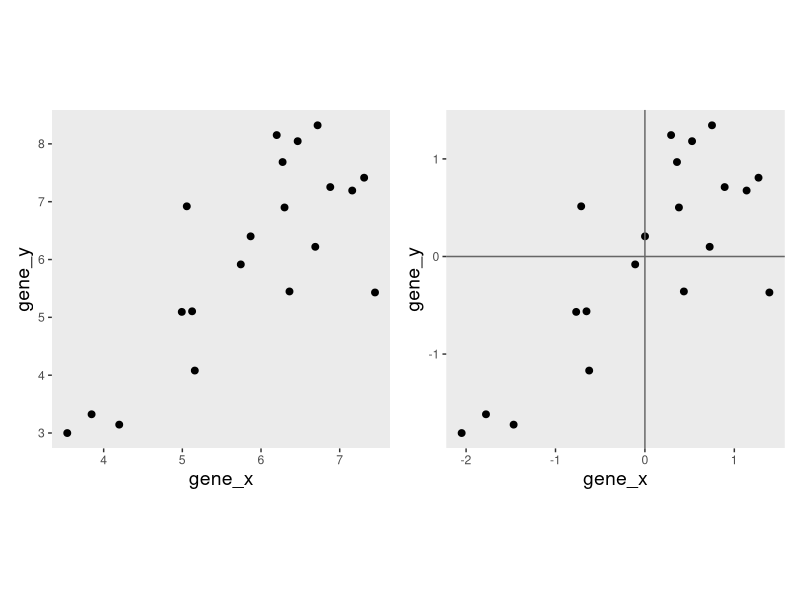
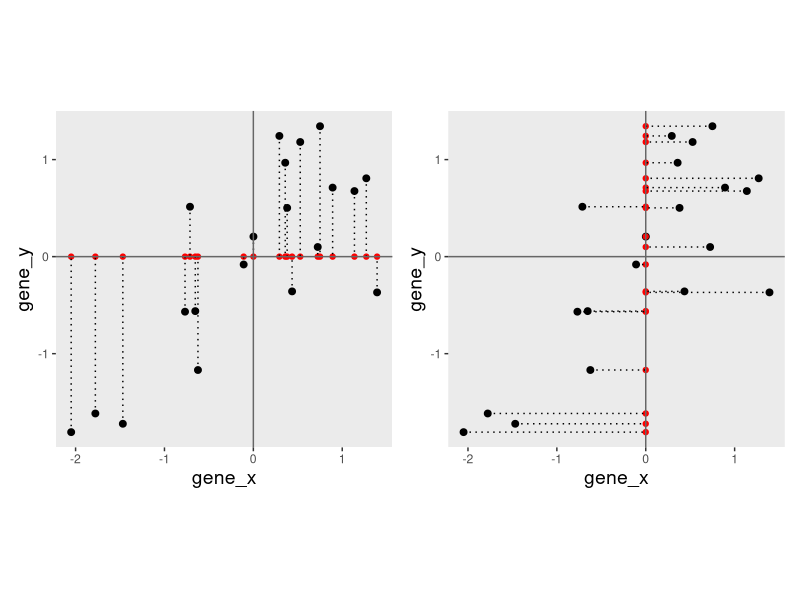
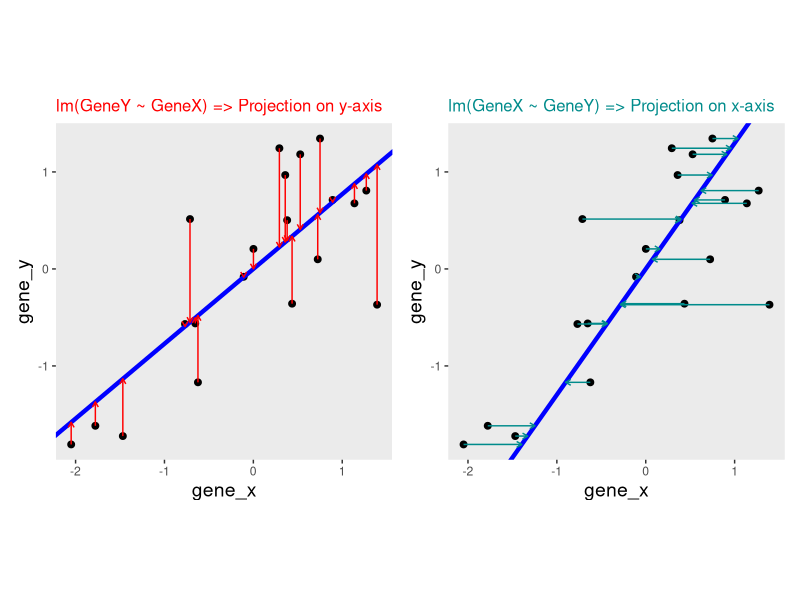
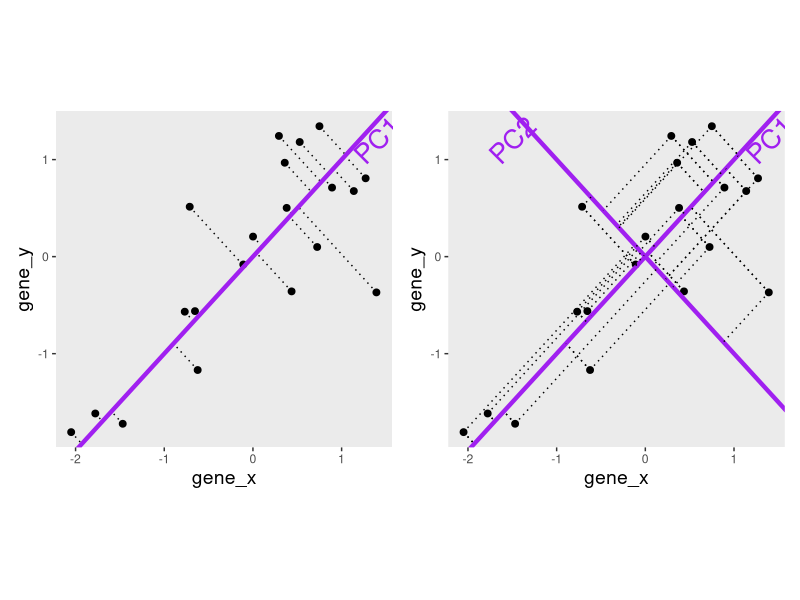
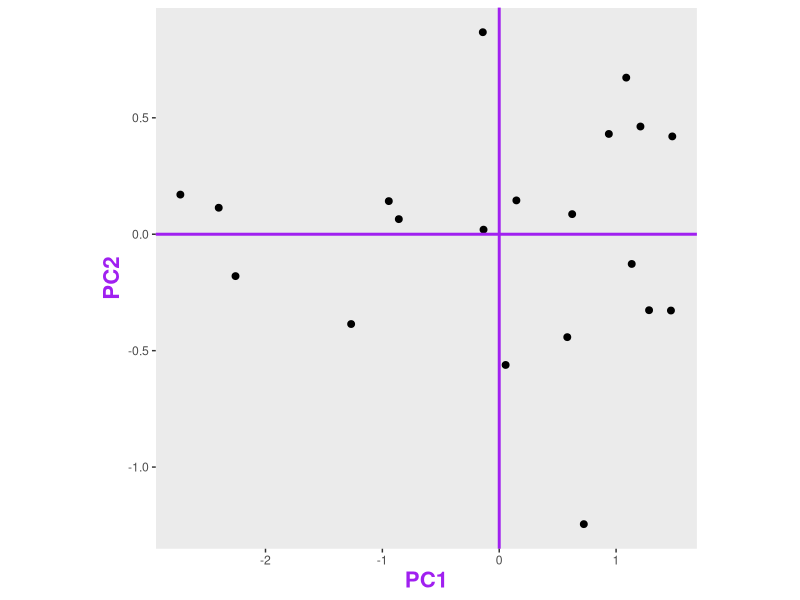
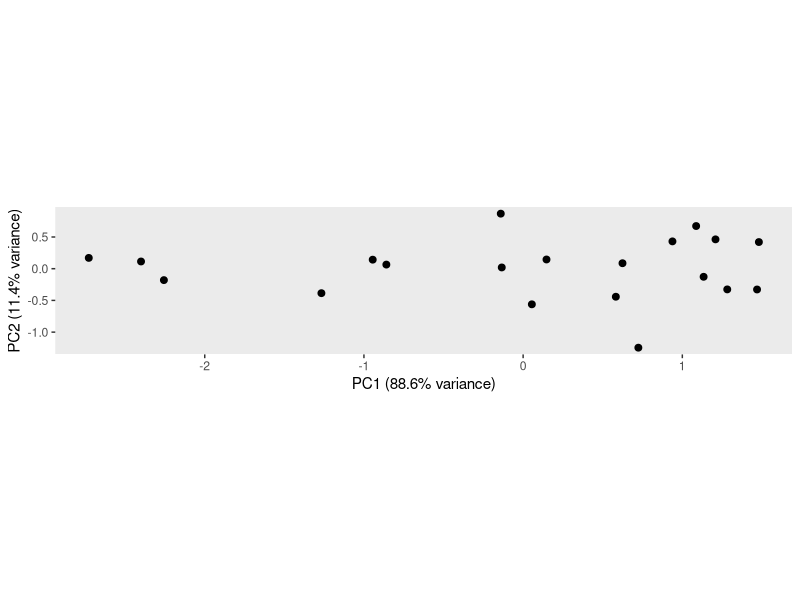
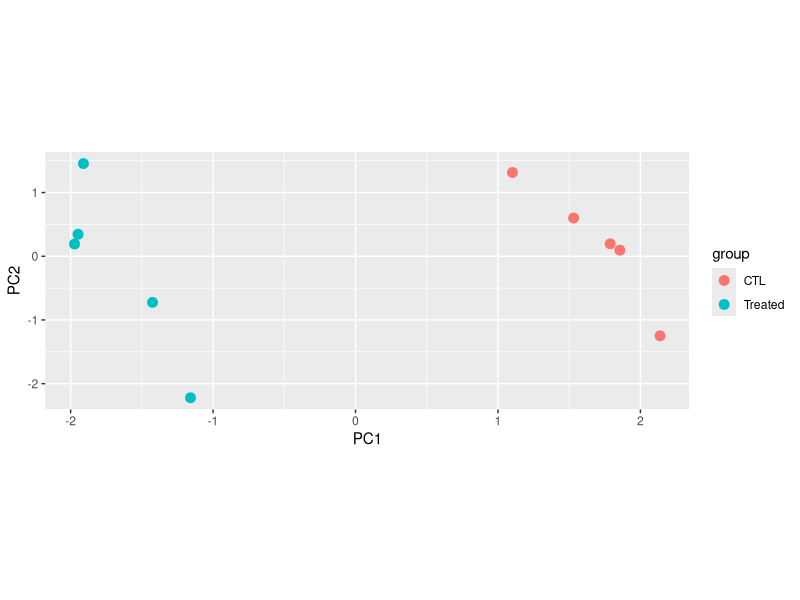
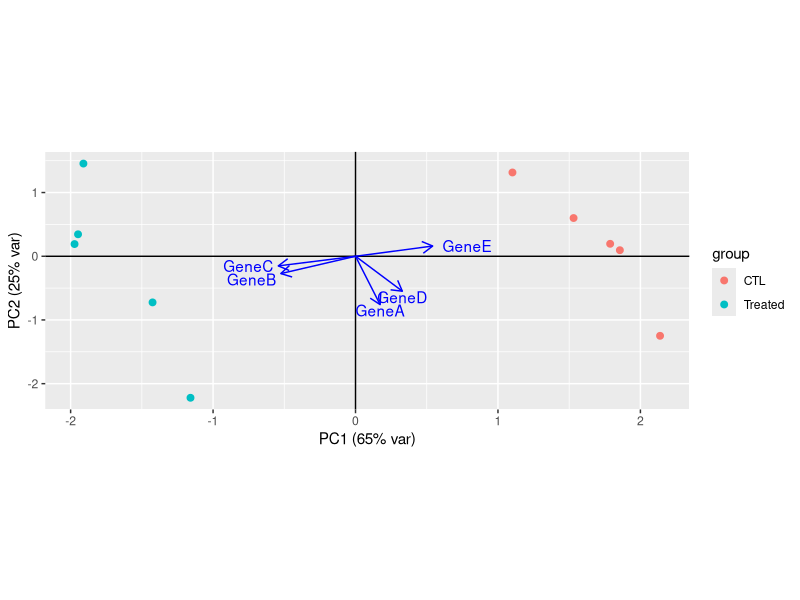

Here is the R script that generated these plots, in order:
## ---- chunk 1
suppressPackageStartupMessages({
    library(tidyverse)
    library(patchwork)
})
## ---- chunk 2

xy0 <- structure(list(gene_x = c(3.53740964485071, 3.84660401134046, 
4.19794323713104, 4.99305958109326, 5.05662978355118, 5.12414691858781, 
5.15836525775514, 5.7430008554158, 5.8678712217017, 6.19952374252962, 
6.27425224652658, 6.29885384663028, 6.36181164610942, 6.46595442665438, 
6.68974010555271, 6.71907285811046, 6.88025132361058, 7.15917575225046, 
7.31070087782489, 7.44874345559699), gene_y = c(2.99958420275368, 
3.32395535206208, 3.14502134591711, 5.09457682840467, 6.92013084095495, 
5.10453782567922, 4.08005772100709, 5.91560513179923, 6.40092531630773, 
8.15178821672603, 7.6856069396642, 6.90021910422416, 5.44781404509898, 
8.04638035877651, 6.21982447666302, 8.32091174718207, 7.25299126653137, 
7.19305360804843, 7.41480426160515, 5.43036920397338)), row.names = c(NA, 
-20L), class = "data.frame")
xy <- scale(xy0, center = TRUE, scale = TRUE)
xy <- as_tibble(xy)

## original data
p0 <- ggplot(xy0, aes(x = gene_x, y = gene_y)) +
  geom_point(shape = 19, size = 2) +
  theme(panel.grid = element_blank(),
        aspect.ratio = 1,
        axis.title = element_text(size = 14)) 

## scaled data
p <- ggplot(xy, aes(x = gene_x, y = gene_y)) +
  geom_point(shape = 19, size = 2) +
  theme(panel.grid = element_blank(),
        aspect.ratio = 1,
        axis.title = element_text(size = 14)) 
  
p0 + p +
  geom_vline(xintercept = 0, color = "gray40")+
  geom_hline(yintercept = 0, color = "gray40") 
## ---- chunk 3
## projection on y = 0
py <- p +
  geom_point(aes(y = 0), colour = "red") +
  geom_segment(aes(xend = gene_x, yend = 0), linetype = "dotted") +
  geom_vline(xintercept = 0, color = "gray40")+
  geom_hline(yintercept = 0, color = "gray40")

## projection on x = 0
px <- p +
  geom_point(aes(x = 0), colour = "red") +
  geom_segment(aes(yend = gene_y, xend = 0), linetype = "dotted") +
  geom_vline(xintercept = 0, color = "gray40")+
  geom_hline(yintercept = 0, color = "gray40") 

## projections on x = 0 and y = 0
py + px
## ---- chunk 4
reg1 <- lm(gene_y ~ gene_x, data = xy)
a1 <- reg1$coefficients[1] # intercept
b1 <- reg1$coefficients[2] # slope
pline1 <- p +
    geom_abline(intercept = a1, slope = b1, col = "blue", lwd = 1.5) +
    geom_segment(aes(xend = gene_x, yend = reg1$fitted),
                 colour = "red",
                 arrow = arrow(length = unit(0.15, "cm"))) +
  theme(plot.title = element_text(size = 12, color = "red")) +
  ggtitle("lm(GeneY ~ GeneX) => Projection on y-axis") 

reg2 <- lm(gene_x ~ gene_y, data = xy)
a2 <- reg2$coefficients[1] # intercept
b2 <- reg2$coefficients[2] # slope
pline2 <- p +
    geom_abline(intercept = -a2/b2, slope = 1/b2,
                col = "blue", lwd = 1.5) +
    geom_segment(aes(xend = reg2$fitted, yend = gene_y),
                 colour = "darkcyan",
                 arrow = arrow(length = unit(0.15, "cm"))) +
  theme(plot.title = element_text(size = 12, color = "darkcyan")) +
  ggtitle("lm(GeneX ~ GeneY) => Projection on x-axis") 


pline1 + pline2
## ---- chunk 5
svda <- svd(xy)
pc <- as.matrix(xy) %*% svda$v[, 1] %*% t(svda$v[, 1])
pc_y <- as.matrix(xy) %*% svda$v[, 2] %*% t(svda$v[, 2])

bp <- svda$v[2, 1] / svda$v[1, 1]
ap <- mean(pc[, 2]) - bp * mean(pc[, 1])
pline3 <- p +
  geom_segment(xend = pc[, 1], yend = pc[, 2], linetype = "dotted") +
  geom_abline(intercept = ap, slope = bp,
                col = "purple", lwd = 1.5) 

pline4 <- pline3 + 
  geom_abline(slope = -1, col = "purple", lwd = 1.5) +
  geom_segment(xend = pc[, 2], yend = pc[, 2], linetype = "dotted") +
  geom_segment(xend = pc_y[, 1], yend = pc_y[, 2], linetype = "dotted") 


pline3 + annotate("text", x = 1.4, y = 1.2, 
                  label = "PC1", color = "purple", size = 7, angle  = 45) +
  pline4 + annotate("text", x = 1.4, y = 1.2, 
                  label = "PC1", color = "purple", size = 7, angle  = 45) + 
  annotate("text", x = -1.5, y = 1.2, 
                  label = "PC2", color = "purple", size = 7, angle  = 45) 
#pca
## ---- chunk 6
ppdf <- tibble(PC1n = svda$u[, 1] * svda$d[1],
               PC2n = svda$u[, 2] * svda$d[2])

pca <- ggplot(ppdf, aes(x = PC1n, y = PC2n)) +
  geom_point(shape = 19, size = 2) +
  xlab("PC1") + ylab("PC2") +
  geom_segment(aes(xend = PC1n, yend = 0), linetype = "dotted") +
  geom_hline(yintercept = 0, color = "purple",lwd = 1.5) +
  geom_point(aes(x = PC1n, y = 0), color = "red") +
  theme(panel.grid = element_blank(),
        aspect.ratio = 1) 


pca2 <- ggplot(ppdf, aes(x = PC1n, y = PC2n)) +
  geom_point(shape = 19, size = 2) +
  xlab("PC1 ") + ylab("PC2") +
  geom_segment(aes(xend = PC1n, yend = 0), linetype = "dotted") +
  geom_segment(aes(x = PC1n, xend = 0, y = PC2n, yend = PC2n), linetype = "dotted") +
  geom_hline(yintercept = 0, color = "purple", lwd = 1) +
  geom_vline(xintercept = 0, color = "purple", lwd = 1)+
  geom_point(aes(x = PC1n, y = 0), color = "red") +
  geom_point(aes(x = 0, y = PC2n), color = "red") +
  theme(panel.grid = element_blank(),
        aspect.ratio = 1) 

pca3 <- ggplot(ppdf, aes(x = PC1n, y = PC2n)) +
  geom_point(shape = 19, size = 2) +
  xlab("PC1") + ylab("PC2") +
  #geom_segment(aes(x = PC1n, xend = 0, y = PC2n, yend = PC2n), linetype = "dotted") +
  geom_hline(yintercept = 0, color = "purple", lwd = 1) +
  geom_vline(xintercept = 0, color = "purple", lwd = 1)+
  #geom_point(aes(x = PC1n, y = 0), color = "red") +
  #geom_point(aes(x = 0, y = PC2n), color = "red") +
  theme(panel.grid = element_blank(),
        aspect.ratio = 1,
        axis.title = element_text(color = "purple", size = 16, face = "bold")) 

#pca2 + 
pca3
## ---- chunk 7
.pca <- prcomp(xy)
var <- .pca$sdev^2
pve <- var/sum(var)
## ---- chunk 8
pca_final <- ggplot(ppdf, aes(x = PC1n, y = PC2n)) +
  geom_point(shape = 19, size = 2) +
  xlab(paste0("PC1 (", round(pve[1] * 100, 1), "% variance)")) + 
  ylab(paste0("PC2 (", round(pve[2] * 100, 1), "% variance)")) + 
  theme(panel.grid = element_blank(),
        aspect.ratio = .2) 
  
pca_final
## ---- chunk 9
set.seed(123)
## ---- chunk 10
tiny_dataset <- structure(list(
  GeneA = c(30, 30, 31, 30, 30, 31, 30, 29, 30, 30), 
  GeneB = c(6, 5, 5, 5, 4, 1179, 1050, 803, 1070, 953), 
  GeneC = c(75, 79, 75, 76, 77, 983, 1008, 1002, 989, 1013), 
  GeneD = c(504, 497, 509, 509, 508, 507, 506, 499, 497, 496), 
  GeneE = c(797, 799, 794, 811, 806, 49, 50, 50, 51, 50)), 
  class = "data.frame", 
  row.names = c("CTL_1", "CTL_2", "CTL_3", "CTL_4", "CTL_5", "Treated_1", 
                "Treated_2", "Treated_3", "Treated_4", "Treated_5"))
## ---- chunk 11
tiny_dataset
## ---- chunk 12
pca <- prcomp(tiny_dataset, center = TRUE, scale = TRUE)
str(pca)
## ---- chunk 13
var <- pca$sdev^2
pve <- var/sum(var)
pve
## ---- chunk 14
summary(pca)
## ---- chunk 15
pca$x
## ---- chunk 16
as_tibble(pca$x, rownames = "sample") %>% 
  mutate(group = sub(pattern = "_.*", x = sample, replacement = '')) %>% 
  ggplot(aes(x = PC1, y = PC2, color = group)) +
  geom_point(size = 3) +
  theme(aspect.ratio = .4) 
## ---- chunk 17
pca$rotation
## ---- chunk 18
scale_factor <- 1

# Scale loadings by each PC sd (ex: PC1_score* PC1_sd)
# => Arrow representing real effect of genes on PCA scores
loadings <- sweep(pca$rotation, 2, pca$sdev, FUN = "*")
loadings <- pca$rotation


as_tibble(pca$x, rownames = "sample") %>% 
  mutate(group = sub(pattern = "_.*", x = sample, replacement = '')) %>% 
  ggplot(aes(x = PC1, y = PC2, color = group)) +
  geom_point(size = 2) +
  xlab(paste0("PC1 (", round(pve[1], 2)*100, "% var)")) +
  ylab(paste0("PC2 (", round(pve[2], 2)*100, "% var)")) +
  geom_vline(xintercept = 0)+
  geom_hline(yintercept = 0) +
   theme(aspect.ratio = 0.4) +
  geom_segment(data = as_tibble(loadings),
               aes(x=0, y=0, xend = PC1*scale_factor, yend = PC2*scale_factor),
               arrow = arrow(length = unit(0.3, "cm")),
               color = "blue") +
    geom_text(data = as_tibble(loadings, rownames = "Gene"), 
              aes(x = PC1*scale_factor, y = PC2*scale_factor, label = Gene), 
              hjust = c(.5, 1.1, 1.1, 0.5, -0.2), vjust = c(1, 1, 0.5, 1, 0.5), color = "blue")
## ---- chunk 19
pca <- tibble(experience = c(rep(paste0("exp", 1:3), 2)),
               group = c(rep("CTL", 3), rep("KD", 3)),
               PC1 = c(-5, -1, 4, -4.6, -0.5, 5),
               PC2 = c(4, -3, 2, 4.8, -2.5, 2.6))
pca %>% 
  ggplot(aes(x = PC1, y = PC2, color = group, shape = experience)) +
  geom_point(size = 3) +
  theme(axis.text = element_blank(),
        axis.ticks = element_blank(),
        aspect.ratio = 0.4)
## ---- chunk 20
set.seed(123)
pca <- tibble(batch = c(rep("batch1", 6), rep("batch2", 6), rep("batch3", 6)),
               group = rep(c(rep("CTL", 3), rep("Treated", 3)), 3),
               PC1 = c(rnorm(3, -4, .3), rnorm(3, -4, .3), 
                       rnorm(3, -2, .2), rnorm(3, -2, .2),
                       rnorm(3, 4, .3), rnorm(3, 4.1, .1)),
               PC2 = c(rnorm(3, 4, .2), rnorm(3, 3, .2), 
                       rnorm(3, -2, .3), rnorm(3, -4, .3),
                       rnorm(3, 5, .1), rnorm(3, 3.5, .2)))

pca %>% 
  ggplot(aes(x = PC1, y = PC2, color = group, shape = batch)) +
  geom_point(size = 3)+
  theme(axis.text = element_blank(),
        axis.ticks = element_blank(),
        aspect.ratio = 0.4)
## ---- chunk 21
set.seed(123)
pca <- tibble(Cell = c(rep("cellA", 6), rep("cellB", 6)),
               Condition = rep(c(rep("Acid", 3), rep("Neutral", 3)), 2),
               PC1 = c(rnorm(3, -4, .3), rnorm(3, -4.2, .3), 
                       rnorm(3, 4, .3), rnorm(3, 4.1, .1)),
               PC2 = c(rnorm(3, 6, .2), rnorm(3, 4, .2),
                       rnorm(6, 5, .2)))

pca %>% 
  ggplot(aes(x = PC1, y = PC2, color = Condition, shape = Cell)) +
  geom_point(size = 3)+
  theme(axis.text = element_blank(),
        axis.ticks = element_blank(),
        aspect.ratio = 0.4)
## ---- chunk 22
set.seed(123)
pca <- tibble(Group = c(rep("Control", 6), rep("Treated", 6)),
               PC1 = c(rnorm(6, -4, 0.7),  rnorm(6, 4, .7)),
               PC2 = c(rnorm(6, -2, 1), rnorm(6, 2, 1)))

pca$PC1[1] <- -pca$PC1[1] 

pca %>% 
  ggplot(aes(x = PC1, y = PC2, color = Group)) +
  geom_point(size = 3)+
  theme(axis.text = element_blank(),
        axis.ticks = element_blank(),
        aspect.ratio = 0.4)
